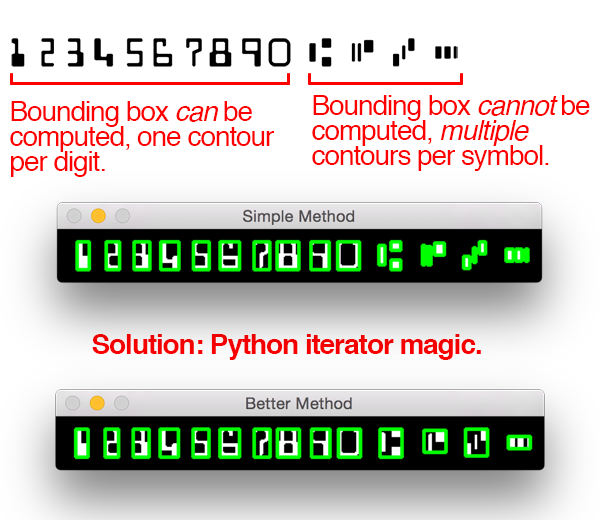
#> input picture Operaciones_Imagenes/2.png, 600 x 520 px, found by its file name
$ python escalado.py
#> lines starting #> are read from the running program, lines starting #| are printed output that depends on the picture
import cv2
import numpy as np

"""METODO 1"""
path = r'C:\Users\User\Desktop\PDI\Operaciones_Imagenes\2.png'
imagen = cv2.imread(path) #Leemos la imagen a trsladar
#> imagen is the input picture: shape (520, 600, 3); mean B, G, R 186.3, 193.7, 196.6
alto, ancho, _ = imagen.shape #Obtenemos sus medidas
#> alto = 520; ancho = 600

escala = 2
tmatriz = np.array([[escala, 0, 0], [0, escala, 0], [0, escala, 1]])
imagen2 = np.zeros((alto*escala, ancho*escala, 3), np.uint8)

for i in range(alto):
    for j in range(ancho):
        pixel = imagen[i,j]
        vector = np.array([j,i,1])
        resultado = np.dot(tmatriz,vector)
        x = resultado[0]
        y = resultado[1]
        imagen2[y,x] = pixel
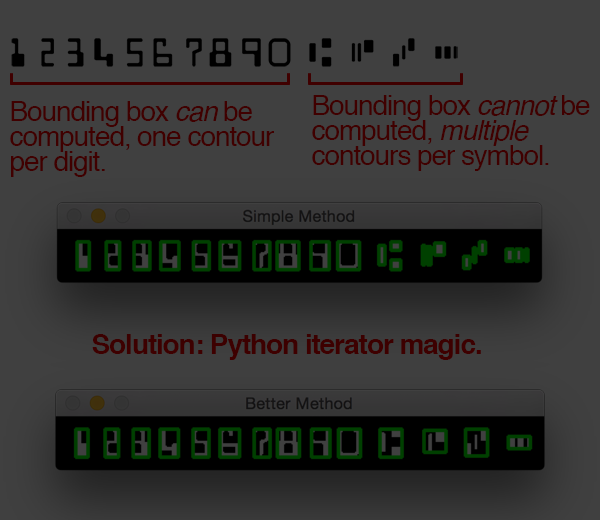
#> imagen2: shape (1040, 1200, 3) (shown at 1/2 size); mean B, G, R 46.6, 48.4, 49.2

cv2.imshow("Original", imagen)
cv2.imshow("escalada", imagen2)

cv2.waitKey()
cv2.destroyAllWindows()

"""METODO 2"""
# [16 lines of commented-out code are left out]

$ run again, with Operaciones_Imagenes/1.jpg saved as Operaciones_Imagenes/2.png
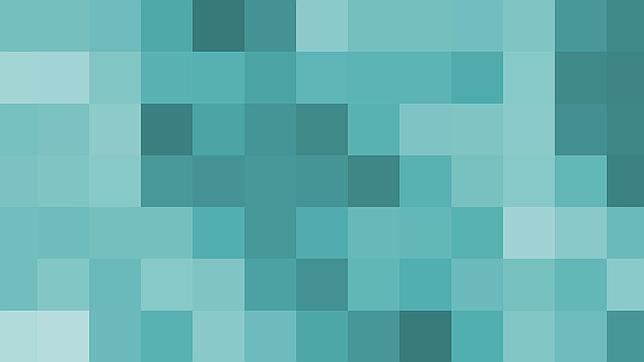
#> input picture Operaciones_Imagenes/1.jpg, 644 x 362 px, found by its file name
#> imagen is the input picture: shape (362, 644, 3); mean B, G, R 178, 177.7, 102.1
#> after the loop `for i in range(alto):`:
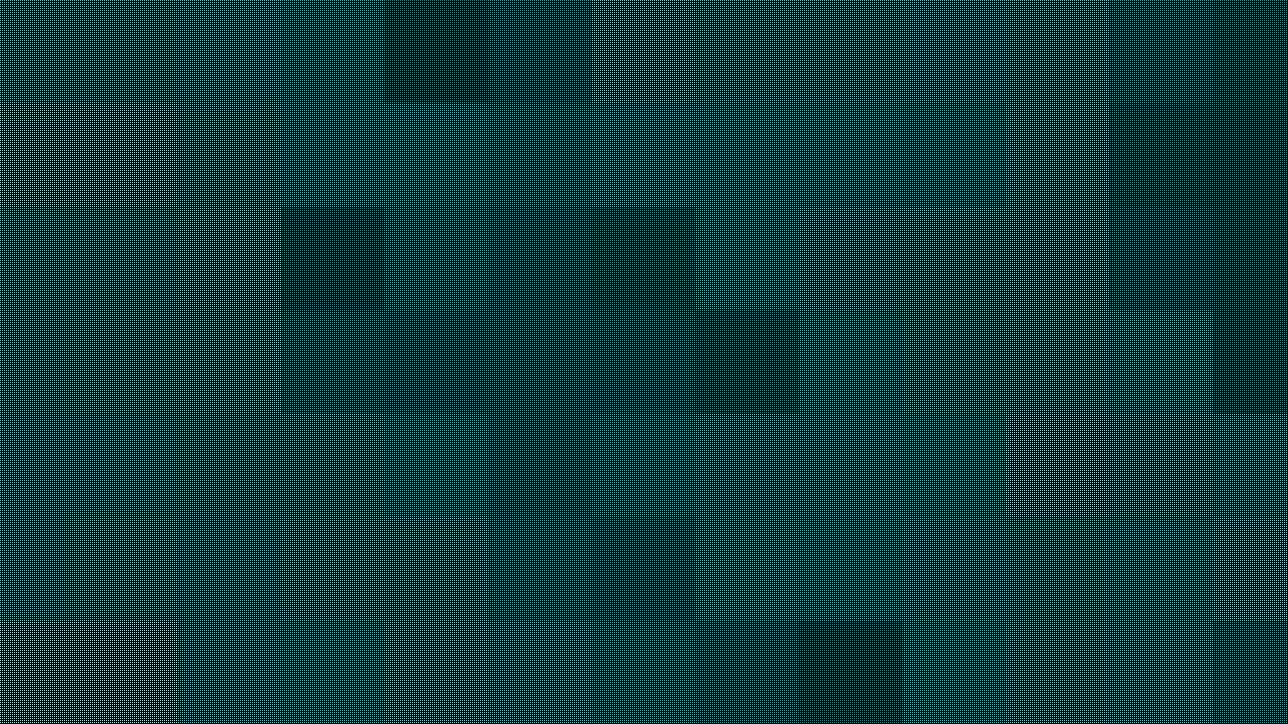
#> imagen2: shape (724, 1288, 3); mean B, G, R 44.5, 44.4, 25.5
